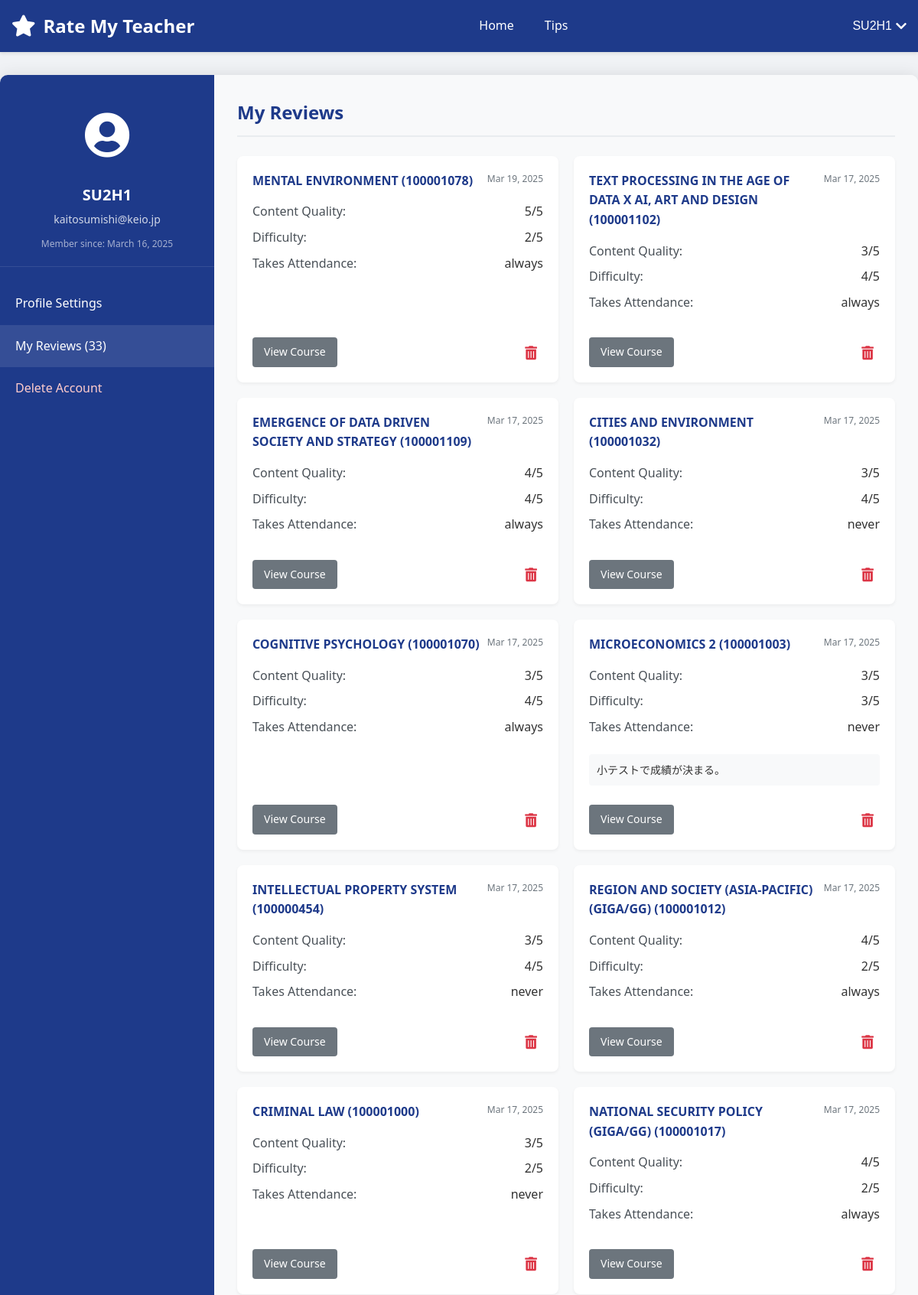
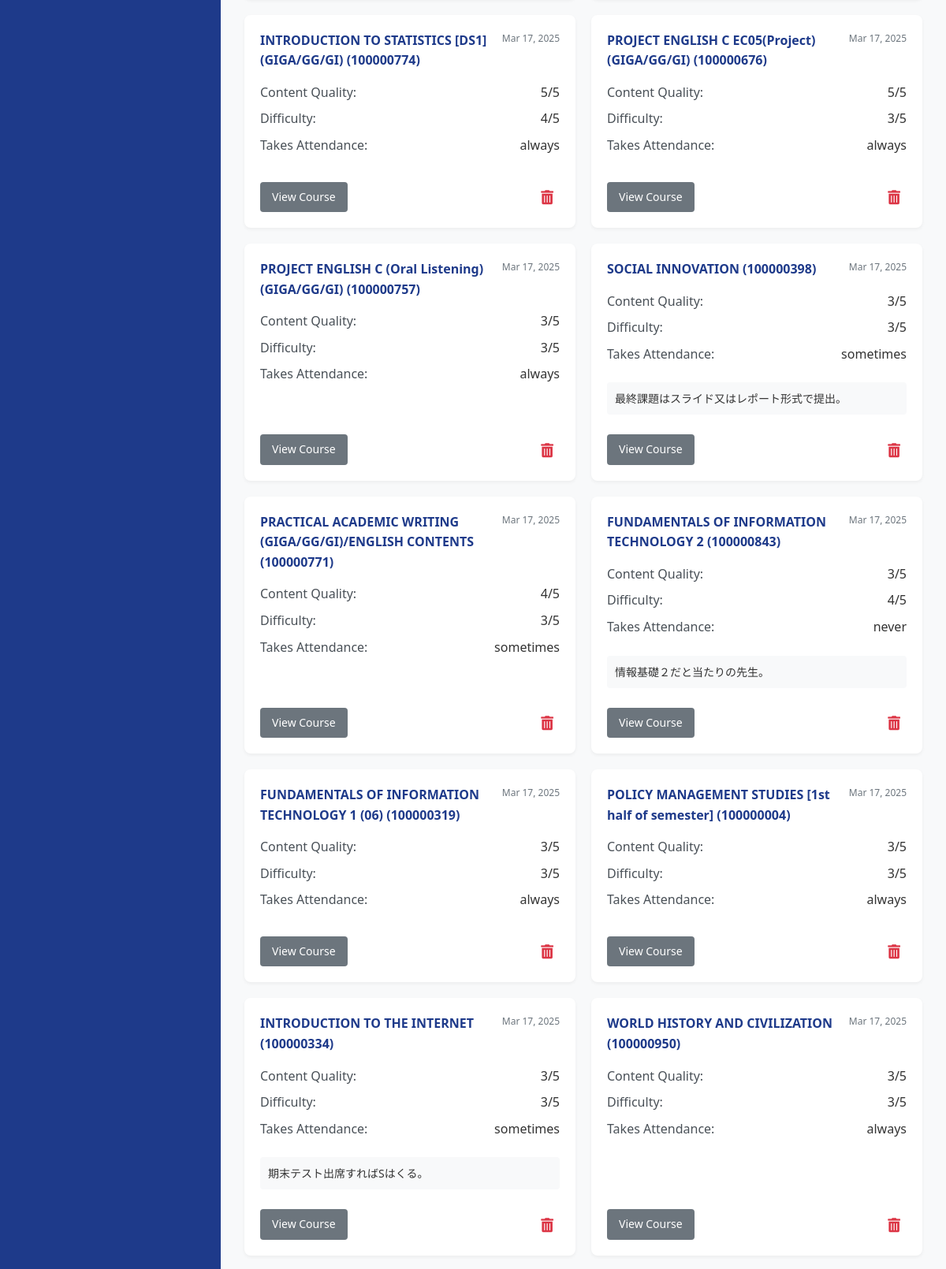
The app's page /account-section.php (signed in, upper part) with its own data (2 pictures, top to bottom).
### tables this page shows
CREATE TABLE users (
        id INTEGER PRIMARY KEY AUTOINCREMENT,
        username TEXT NOT NULL UNIQUE,
        email TEXT NOT NULL UNIQUE,
        password TEXT NOT NULL,
        created_at TIMESTAMP DEFAULT CURRENT_TIMESTAMP,
        is_verified INTEGER DEFAULT 0,
        verification_token TEXT DEFAULT NULL,
        token_expiry TIMESTAMP DEFAULT NULL
    );

CREATE TABLE ratings (
        id INTEGER PRIMARY KEY AUTOINCREMENT,
        user_id INTEGER NOT NULL,
        professor_id INTEGER NOT NULL,
        course_id INTEGER NOT NULL,
        rating REAL NOT NULL,
        content_rating INTEGER,
        difficulty_rating INTEGER,
        grade TEXT,
        textbook TEXT,
        attendance_check TEXT,
        first_half TEXT,
        second_half TEXT,
        comment TEXT,
        created_at TIMESTAMP DEFAULT CURRENT_TIMESTAMP, is_anonymous INTEGER DEFAULT 0,
        FOREIGN KEY (user_id) REFERENCES users(id) ON DELETE CASCADE,
        FOREIGN KEY (professor_id) REFERENCES professors(id) ON DELETE CASCADE,
        FOREIGN KEY (course_id) REFERENCES courses(id) ON DELETE CASCADE
    );

CREATE TABLE courses (
        id INTEGER PRIMARY KEY AUTOINCREMENT,
        name TEXT NOT NULL,
        course_code TEXT,
        description TEXT,
        professor_id INTEGER,
        semester TEXT,
        avg_content_quality REAL DEFAULT 0,
        avg_difficulty REAL DEFAULT 0,
        overall_rating REAL DEFAULT 0,
        review_count INTEGER DEFAULT 0,
        FOREIGN KEY (professor_id) REFERENCES professors(id) ON DELETE SET NULL
    );

### account-section.php (the view, shortened to what this page needs)
<?php
require_once __DIR__ . "/config.php";
$username = $_SESSION["username"];
$email = $_SESSION["email"];
$user_id = $_SESSION["id"];
$reviews_count = 0;
$reviews = [];
try {
    $columns_sql = "PRAGMA table_info(ratings)";
    $columns_result = $conn->query($columns_sql);
    $has_comments_field = false;
    $has_comment_field = false;
    while ($column = $columns_result->fetchArray(SQLITE3_ASSOC)) {
        if ($column['name'] === 'comment') {
            $has_comment_field = true;
        }
    }
    $course_columns_sql = "PRAGMA table_info(courses)";
    $course_columns_result = $conn->query($course_columns_sql);
    $course_name_field = 'name';
    $course_code_field = 'course_code';
    while ($column = $course_columns_result->fetchArray(SQLITE3_ASSOC)) {
        if ($column['name'] === 'name') {
            $course_name_field = 'name';
        }
    }
    $comment_field = $has_comments_field ? 'r.comments' : ($has_comment_field ? 'r.comment' : 'NULL');
    $review_sql = "SELECT r.*,
                  c.$course_name_field AS course_name,
                  c.$course_code_field AS course_code,
                  $comment_field AS review_text
                  FROM ratings r
                  JOIN courses c ON r.course_id = c.id
                  WHERE r.user_id = :user_id
                  ORDER BY r.created_at DESC";
    $review_stmt = $conn->prepare($review_sql);
    $review_stmt->bindValue(':user_id', $user_id, SQLITE3_INTEGER);
    $result = $review_stmt->execute();
    while ($row = $result->fetchArray(SQLITE3_ASSOC)) {
        if ($has_comments_field) {
            $row['comments'] = $row['comments'] ?? '';
        } elseif ($has_comment_field) {
            $row['comments'] = $row['comment'] ?? '';
        } else {
            $row['comments'] = '';
        }
        $row['content_quality'] = $row['content_quality'] ?? ($row['content_rating'] ?? 3);
        $row['difficulty'] = $row['difficulty'] ?? ($row['difficulty_rating'] ?? 3);
        $row['takes_attendance'] = $row['attendance_check'] ?? 'Unknown';
        $reviews[] = $row;
        $reviews_count++;
    }
} catch (Exception $e) {
    error_log("Error fetching reviews: " . $e->getMessage());
}
$join_date = "";
try {
    $date_sql = "SELECT created_at FROM users WHERE id = :user_id";
    $date_stmt = $conn->prepare($date_sql);
    $date_stmt->bindValue(':user_id', $user_id, SQLITE3_INTEGER);
    $result = $date_stmt->execute();
    if ($row = $result->fetchArray(SQLITE3_ASSOC)) {
        $join_date = date("F j, Y", strtotime($row["created_at"]));
    }
} catch (Exception $e) {
    $join_date = "Unknown";
}
include_once "header.php";
?>
<div class="account-page-container">
    <div class="account-sidebar">
        <div class="user-profile">
            <div class="profile-avatar">
                <i class="fas fa-user-circle"></i>
            </div>
            <h3><?php echo htmlspecialchars($username); ?></h3>
            <p class="user-email"><?php echo htmlspecialchars($email); ?></p>
            <p class="join-date">Member since: <?php echo $join_date; ?></p>
        </div>
        <ul class="sidebar-nav">
            <li><a href="#profile-settings" data-section="profile-settings">Profile Settings</a></li>
            <li class="active"><a href="#my-reviews" data-section="my-reviews">My Reviews (<?php echo $reviews_count; ?>)</a></li>
            <li class="danger-item"><a href="#delete-account" data-section="delete-account">Delete Account</a></li>
        </ul>
    </div>
    <div class="account-content">
        <div id="my-reviews" class="account-section active">
            <h2>My Reviews</h2>
            <?php if (count($reviews) > 0): ?>
                <div class="reviews-list">
                <?php foreach ($reviews as $review): ?>
                    <div class="review-card">
                        <div class="review-header">
                            <h3><?php echo htmlspecialchars($review["course_name"]); ?> (<?php echo htmlspecialchars($review["course_code"]); ?>)</h3>
                            <span class="review-date"><?php echo date("M j, Y", strtotime($review["created_at"])); ?></span>
                        </div>
                        <div class="review-ratings">
                            <div class="rating-item">
                                <span class="rating-label">Content Quality:</span>
                                <span class="rating-value"><?php echo $review["content_quality"]; ?>/5</span>
                            </div>
                            <div class="rating-item">
                                <span class="rating-label">Difficulty:</span>
                                <span class="rating-value"><?php echo $review["difficulty"]; ?>/5</span>
                            </div>
                            <?php if (isset($review["takes_attendance"])): ?>
                            <div class="rating-item">
                                <span class="rating-label">Takes Attendance:</span>
                                <span class="rating-value"><?php echo htmlspecialchars($review["takes_attendance"]); ?></span>
                            </div>
                            <?php endif; ?>
                        </div>
                        <?php
                        $reviewText = '';
                        if (!empty($review["comments"])) {
                            $reviewText = $review["comments"];
                        } elseif (!empty($review["comment"])) {
                            $reviewText = $review["comment"];
                        } elseif (!empty($review["review_text"])) {
                            $reviewText = $review["review_text"];
                        }
                        if (!empty($reviewText)):
                        ?>
                            <div class="review-comment">
                                <p><?php echo htmlspecialchars($reviewText); ?></p>
                            </div>
                        <?php endif; ?>
                        <div class="review-actions">
                            <a href="course.php?course=<?php echo urlencode($review["course_name"]); ?>&professor=<?php echo isset($review["professor_name"]) ? urlencode($review["professor_name"]) : ''; ?>" class="btn-secondary">View Course</a>
                            <button type="button" class="delete-review" data-review-id="<?php echo isset($review["id"]) ? $review["id"] : ''; ?>">
                                <i class="fas fa-trash-alt"></i>
                            </button>
                        </div>
                    </div>
                <?php endforeach; ?>
                </div>
            <?php endif; ?>
        </div>
    </div>
</div>
<?php
include_once __DIR__ . "/footer.php";
?>

### header.php (style rules this page uses)
* { margin: 0; padding: 0; box-sizing: border-box; }
body { font-family: 'Segoe UI', Tahoma, Geneva, Verdana, sans-serif; line-height: 1.6; color: #333; background-color: #f0f2f5; }

### account-section.php (style rules this page uses)
.account-page-container { display: flex; max-width: 1200px; margin: 30px auto; background-color: #fff; border-radius: 10px; box-shadow: 0 0 20px rgba(0, 0, 0, 0.1); overflow: hidden; height: auto; }
.account-sidebar { width: 280px; background-color: #1e3a8a; color: #fff; padding: 30px 0; }
.user-profile { padding: 0 20px 20px; text-align: center; border-bottom: 1px solid rgba(255, 255, 255, 0.1); }
.profile-avatar { font-size: 60px; margin-bottom: 15px; }
.user-profile h3 { margin: 0 0 5px; font-size: 20px; }
.user-email { margin: 0 0 10px; font-size: 14px; opacity: 0.8; }
.join-date { font-size: 12px; opacity: 0.6; }
.sidebar-nav { list-style: none; padding: 0; margin: 20px 0 0 0; }
.sidebar-nav li { padding: 0; margin: 0; }
.sidebar-nav li a { display: block; padding: 15px 20px; color: #fff; text-decoration: none; transition: background-color 0.2s; }
.sidebar-nav li a:hover, .sidebar-nav li.active a { background-color: rgba(255, 255, 255, 0.1); }
.sidebar-nav li.danger-item a { color: #ffcccc; }
.account-content { flex: 1; padding: 30px; background-color: #f8f9fa; overflow-y: auto; max-width: calc(100% - 280px); }
.account-section { display: none; }
.account-section.active { display: block; }
.account-section h2 { color: #1e3a8a; margin-top: 0; margin-bottom: 25px; padding-bottom: 10px; border-bottom: 2px solid #e9ecef; }
.btn-secondary { background-color: #6c757d; color: white; padding: 8px 15px; border: none; border-radius: 4px; cursor: pointer; font-size: 14px; transition: background-color 0.2s; text-decoration: none; display: inline-block; }
.reviews-list { display: grid; grid-template-columns: repeat(auto-fit, minmax(300px, 1fr)); gap: 20px; width: 100%; }
.review-card { background-color: #fff; border-radius: 8px; padding: 20px; box-shadow: 0 2px 4px rgba(0, 0, 0, 0.05); display: flex; flex-direction: column; height: auto; overflow: hidden; box-sizing: border-box; }
.review-header { display: flex; justify-content: space-between; align-items: flex-start; margin-bottom: 15px; width: 100%; }
.review-header h3 { margin: 0; font-size: 16px; color: #1e3a8a; flex: 1; padding-right: 10px; }
.review-date { font-size: 12px; color: #6c757d; white-space: nowrap; }
.review-ratings { margin-bottom: 15px; width: 100%; }
.rating-item { display: flex; justify-content: space-between; margin-bottom: 8px; }
.rating-label { font-weight: 500; color: #495057; }
.review-comment { padding: 10px; background-color: #f8f9fa; border-radius: 4px; margin-bottom: 15px; width: 100%; box-sizing: border-box; }
.review-comment p { margin: 0; font-size: 14px; line-height: 1.5; }
.review-actions { display: flex; justify-content: space-between; align-items: center; margin-top: auto; padding-top: 10px; width: 100%; }
.delete-review { background: none; border: none; color: #dc3545; font-size: 18px; cursor: pointer; padding: 8px; border-radius: 50%; transition: all 0.2s; display: flex; align-items: center; justify-content: center; }

### records on screen
users: created_at "March 16, 2025"
ratings: course.name "MENTAL ENVIRONMENT", course.course_code "100001078", created_at "Mar 19, 2025", content_rating "5", difficulty "2", attendance_check "always"
ratings: course.name "TEXT PROCESSING IN THE AGE OF DATA X AI, ART AND DESIGN", course.course_code "100001102", created_at "Mar 17, 2025", content_rating "3", difficulty_rating "4", attendance_check "always"
ratings: course.name "EMERGENCE OF DATA DRIVEN SOCIETY AND STRATEGY", course.course_code "100001109", created_at "Mar 17, 2025", content_rating "4", difficulty_rating "4", attendance_check "always"
ratings: course.name "CITIES AND ENVIRONMENT", course.course_code "100001032", created_at "Mar 17, 2025", content_rating "3", difficulty_rating "4", attendance_check "never"
ratings: course.name "COGNITIVE PSYCHOLOGY", course.course_code "100001070", created_at "Mar 17, 2025", content_rating "3", difficulty_rating "4", attendance_check "always"
ratings: course.name "MICROECONOMICS 2", course.course_code "100001003", created_at "Mar 17, 2025", content_rating "3", difficulty_rating "3", attendance_check "never", reviewText "小テストで成績が決まる。"
ratings: course.name "INTELLECTUAL PROPERTY SYSTEM", course.course_code "100000454", created_at "Mar 17, 2025", content_rating "3", difficulty_rating "4", attendance_check "never"
ratings: course.name "REGION AND SOCIETY (ASIA-PACIFIC) (GIGA/GG)", course.course_code "100001012", created_at "Mar 17, 2025", content_rating "4", difficulty_rating "2", attendance_check "always"
ratings: course.name "CRIMINAL LAW", course.course_code "100001000", created_at "Mar 17, 2025", content_rating "3", difficulty_rating "2", attendance_check "never"
ratings: course.name "NATIONAL SECURITY POLICY (GIGA/GG)", course.course_code "100001017", created_at "Mar 17, 2025", content_rating "4", difficulty_rating "2", attendance_check "always"
ratings: course.name "INTRODUCTION TO STATISTICS [DS1](GIGA/GG/GI)", course.course_code "100000774", created_at "Mar 17, 2025", content_rating "5", difficulty_rating "4", attendance_check "always"
ratings: course.name "PROJECT ENGLISH C EC05(Project)(GIGA/GG/GI)", course.course_code "100000676", created_at "Mar 17, 2025", content_rating "5", difficulty_rating "3", attendance_check "always"
ratings: course.name "PROJECT ENGLISH C (Oral Listening)(GIGA/GG/GI)", course.course_code "100000757", created_at "Mar 17, 2025", content_rating "3", difficulty_rating "3", attendance_check "always"
ratings: course.name "SOCIAL INNOVATION", course.course_code "100000398", created_at "Mar 17, 2025", content_rating "3", difficulty_rating "3", attendance_check "sometimes", reviewText "最終課題はスライド又はレポート形式で提出。"
ratings: course.name "PRACTICAL ACADEMIC WRITING (GIGA/GG/GI)/ENGLISH CONTENTS", course.course_code "100000771", created_at "Mar 17, 2025", content_rating "4", difficulty_rating "3", attendance_check "sometimes"
ratings: course.name "FUNDAMENTALS OF INFORMATION TECHNOLOGY 2", course.course_code "100000843", created_at "Mar 17, 2025", content_rating "3", difficulty_rating "4", attendance_check "never", reviewText "情報基礎２だと当たりの先生。"
ratings: course.name "FUNDAMENTALS OF INFORMATION TECHNOLOGY 1 (06)", course.course_code "100000319", created_at "Mar 17, 2025", content_rating "3", difficulty_rating "3", attendance_check "always"
ratings: course.name "POLICY MANAGEMENT STUDIES [1st half of semester]", course.course_code "100000004", created_at "Mar 17, 2025", content_rating "3", difficulty_rating "3", attendance_check "always"
ratings: course.name "INTRODUCTION TO THE INTERNET", course.course_code "100000334", created_at "Mar 17, 2025", content_rating "3", difficulty_rating "3", attendance_check "sometimes", reviewText "期末テスト出席すればSはくる。"
ratings: course.name "WORLD HISTORY AND CIVILIZATION", course.course_code "100000950", created_at "Mar 17, 2025", content_rating "3", difficulty_rating "3", attendance_check "always"

### other values on screen
$_SESSION["username"] "SU2H1"
$username "SU2H1"
$email "kaitosumishi@keio.jp"
$reviews_count "33"
